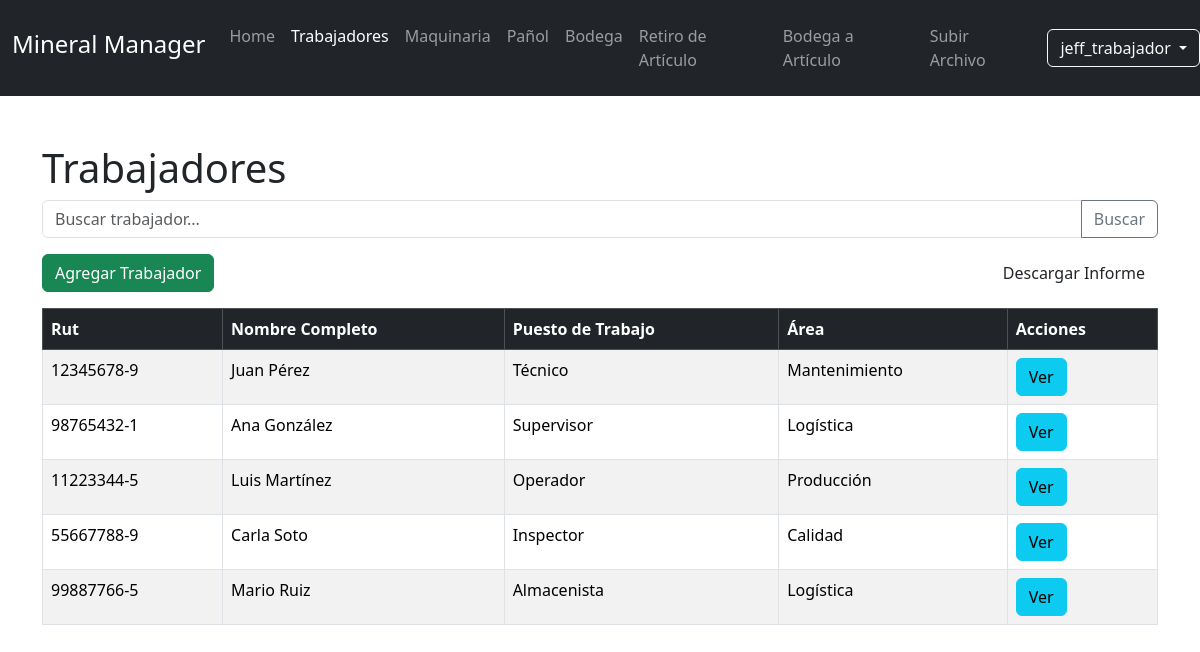
Page /trabajadores/ (signed in) on the committed database.
### MineralApp/models.py (models this page shows, shortened)
class CustomUser(AbstractBaseUser, PermissionsMixin):
    username = models.CharField(max_length=50, unique=True)
    email = models.EmailField(max_length=60, unique=True)
    email_confirmed = models.BooleanField(default=False)  # Agregar el campo aquí
    is_active = models.BooleanField(default=True)
    is_admin = models.BooleanField(default=False)
    is_staff = models.BooleanField(default=False)
    objects = CustomUserManager()
    USERNAME_FIELD = 'username'
    REQUIRED_FIELDS = ['email']

class Trabajador(models.Model):
    rut = models.CharField(max_length=9, primary_key=True)
    nombre_trabajador = models.CharField(max_length=256)
    area = models.ForeignKey(Area, on_delete=models.RESTRICT)
    cargo = models.ForeignKey(Cargo, on_delete=models.RESTRICT)
    jornada = models.ForeignKey(Jornada, on_delete=models.RESTRICT)
    turno = models.ForeignKey(Turno, on_delete=models.RESTRICT)
    horario = models.ForeignKey(Horario, on_delete=models.RESTRICT)
    horas_esperadas_totales = models.IntegerField(default=40)

class Cargo(models.Model):
    nombre_cargo = models.CharField(max_length=256, unique=True)

class Area(models.Model):
    nombre_area = models.CharField(max_length=100, unique=True)

### MineralApp/views.py (the view, shortened to what this page needs)
# urls.py: path('trabajadores/', views.trabajadores_view, name='trabajadores'),
@login_required
def trabajadores_view(request):
    trabajadores = Trabajador.objects.all()
    certificaciones = Capacitacion.objects.all()
    areas = Area.objects.all()
    cargos = Cargo.objects.all()
    if request.method == 'POST' and 'crear_trabajador' in request.POST:
        trabajador_form = TrabajadorForm(request.POST)
        if trabajador_form.is_valid():
            trabajador = trabajador_form.save()
            for cert_data in request.POST.getlist('new_certificaciones'):
                cert_id = cert_data['id']
                fecha_inicio = cert_data['fecha_inicio']
                fecha_fin = cert_data['fecha_fin']
                capacitacion = get_object_or_404(Capacitacion, id=cert_id)
                CapacitacionTrabajador.objects.create(
                    trabajador=trabajador,
                    capacitacion=capacitacion,
                    fecha_inicio=fecha_inicio,
                    fecha_fin=fecha_fin
                )
            messages.success(request, "Trabajador agregado exitosamente.")
            return redirect('trabajadores')
        else:
            messages.error(request, "Error al agregar trabajador.")
    else:
        trabajador_form = TrabajadorForm()
    context = {
        'trabajadores': trabajadores,
        'certificaciones': certificaciones,
        'areas': areas,
        'cargos': cargos,
        'trabajador_form': trabajador_form,
    }
    return render(request, 'trabajadores.html', context)

### MineralApp/forms.py
class TrabajadorForm(forms.ModelForm):
    class Meta:
        model = Trabajador
        fields = ['rut', 'nombre_trabajador', 'cargo', 'area']

### templates/trabajadores.html (shortened to what this page needs)
<!doctype html>
<html lang="es">
<head>
    {% load static %}
    <link rel="stylesheet" href="https://cdn.jsdelivr.net/npm/bootstrap@5.3.2/dist/css/bootstrap.min.css">
</head>
<body>
    <header>
        <nav class="navbar navbar-expand-lg navbar-dark bg-dark px-0 py-3">
            <div class="container-xl">
                <a class="navbar-brand" href="/home"><h4>Mineral Manager</h4></a>
                <div class="collapse navbar-collapse" id="navbarCollapse">
                    <div class="navbar-nav mx-lg-auto">
                        <a class="nav-item nav-link" href="/home">Home</a>
                        <a class="nav-item nav-link active" href="/trabajadores">Trabajadores</a>
                        <a class="nav-item nav-link" href="#">Maquinaria</a>
                        <a class="nav-item nav-link" href="/pañol">Pañol</a>
                        <a class="nav-item nav-link" href="/bodega">Bodega</a>
                        <a class="nav-item nav-link" href="#">Retiro de Artículo</a>
                        <a class="nav-item nav-link" href="#">Bodega a Artículo</a>
                        <a class="nav-item nav-link" href="/upload">Subir Archivo</a>
                    </div>
                </div>
            </div>
                 <div class="dropdown">
                    <button class="btn btn-outline-light dropdown-toggle" type="button" id="userDropdown" data-bs-toggle="dropdown" aria-expanded="false">
                        {{ request.user.username }}
                    </button>
                </div>
        </nav>
    </header>
    <main class="container mt-5">
        <h1>Trabajadores</h1>
        <div class="input-group mb-3">
            <input type="text" class="form-control" placeholder="Buscar trabajador..." aria-label="Buscar" id="searchInput">
            <button class="btn btn-outline-secondary" type="button">Buscar</button>
        </div>
        <div class="d-flex justify-content-between mb-3">
            <button class="btn btn-success" data-bs-toggle="modal" data-bs-target="#addWorkerModal">Agregar Trabajador</button>
            <a href="{% url 'descargar_informe_trabajadores' %}" class="btn btn-gold">Descargar Informe</a>
        </div>
        <table class="table table-bordered table-striped mt-3">
            <thead class="table-dark">
                <tr>
                    <th>Rut</th>
                    <th>Nombre Completo</th>
                    <th>Puesto de Trabajo</th>
                    <th>Área</th>
                    <th>Acciones</th>
                </tr>
            </thead>
            <tbody id="workerTable">
                {% for trabajador in trabajadores %}
                <tr>
                    <td>{{ trabajador.rut }}</td>
                    <td>{{ trabajador.nombre_trabajador }}</td>
                    <td>{{ trabajador.cargo.nombre_cargo }}</td>
                    <td>{{ trabajador.area.nombre_area }}</td>
                    <td>
                        <button class="btn btn-info" data-bs-toggle="modal" data-bs-target="#viewModal{{ trabajador.rut }}">Ver</button>
                    </td>
                </tr>
                {% endfor %}
            </tbody>
        </table>
    </main>
</body>
</html>

### rows in the picture
CustomUser: user.username "jeff_trabajador"
Trabajador: rut "12345678-9", nombre_trabajador "Juan Pérez", cargo.nombre_cargo "Técnico", area.nombre_area "Mantenimiento"
Trabajador: rut "98765432-1", nombre_trabajador "Ana González", cargo.nombre_cargo "Supervisor", area.nombre_area "Logística"
Trabajador: rut "11223344-5", nombre_trabajador "Luis Martínez", cargo.nombre_cargo "Operador", area.nombre_area "Producción"
Trabajador: rut "55667788-9", nombre_trabajador "Carla Soto", cargo.nombre_cargo "Inspector", area.nombre_area "Calidad"
Trabajador: rut "99887766-5", nombre_trabajador "Mario Ruiz", cargo.nombre_cargo "Almacenista", area.nombre_area "Logística"
